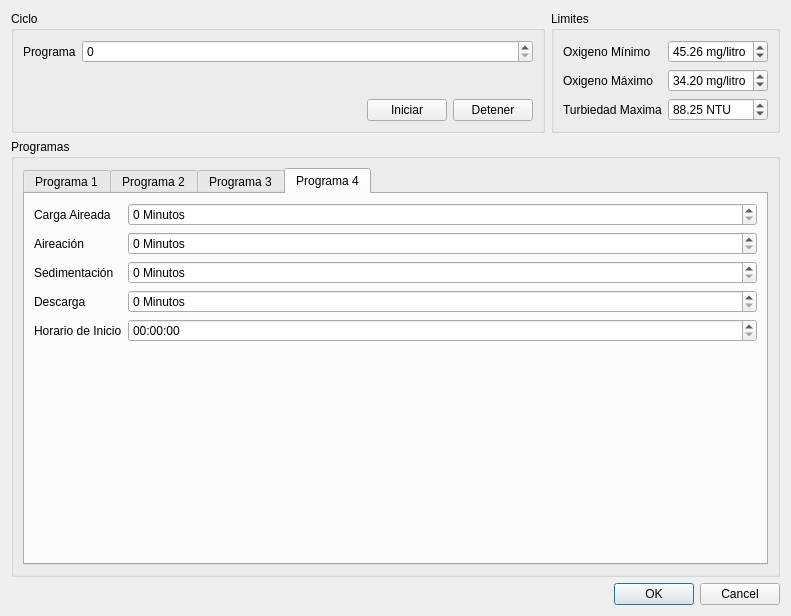
<?xml version="1.0" encoding="UTF-8"?>
<ui version="4.0">
 <class>Dialog</class>
 <widget class="QDialog" name="Dialog">
  <property name="geometry">
   <rect>
    <x>0</x>
    <y>0</y>
    <width>791</width>
    <height>616</height>
   </rect>
  </property>
  <property name="windowTitle">
   <string>Dialog</string>
  </property>
  <layout class="QVBoxLayout" name="verticalLayout_2">
   <item>
    <layout class="QHBoxLayout" name="horizontalLayout_2">
     <item>
      <widget class="QGroupBox" name="groupBox_6">
       <property name="title">
        <string>Ciclo</string>
       </property>
       <layout class="QVBoxLayout" name="verticalLayout">
        <item>
         <layout class="QFormLayout" name="formLayout_5">
          <property name="fieldGrowthPolicy">
           <enum>QFormLayout::AllNonFixedFieldsGrow</enum>
          </property>
          <item row="1" column="0">
           <widget class="QLabel" name="label_21">
            <property name="text">
             <string>Programa</string>
            </property>
           </widget>
          </item>
          <item row="1" column="1">
           <widget class="QSpinBox" name="spinBox_17"/>
          </item>
         </layout>
        </item>
        <item>
         <layout class="QHBoxLayout" name="horizontalLayout">
          <item>
           <spacer name="horizontalSpacer">
            <property name="orientation">
             <enum>Qt::Horizontal</enum>
            </property>
            <property name="sizeHint" stdset="0">
             <size>
              <width>40</width>
              <height>20</height>
             </size>
            </property>
           </spacer>
          </item>
          <item>
           <widget class="QPushButton" name="pushButton">
            <property name="text">
             <string>Iniciar</string>
            </property>
           </widget>
          </item>
          <item>
           <widget class="QPushButton" name="pushButton_2">
            <property name="text">
             <string>Detener</string>
            </property>
           </widget>
          </item>
         </layout>
        </item>
       </layout>
      </widget>
     </item>
     <item>
      <widget class="QGroupBox" name="groupBox_7">
       <property name="title">
        <string>Limites</string>
       </property>
       <layout class="QFormLayout" name="formLayout_6">
        <property name="fieldGrowthPolicy">
         <enum>QFormLayout::AllNonFixedFieldsGrow</enum>
        </property>
        <item row="1" column="0">
         <widget class="QLabel" name="label_22">
          <property name="text">
           <string>Oxigeno Mínimo</string>
          </property>
         </widget>
        </item>
        <item row="1" column="1">
         <widget class="QDoubleSpinBox" name="doubleSpinBox">
          <property name="suffix">
           <string> mg/litro</string>
          </property>
          <property name="value">
           <double>45.259999999999998</double>
          </property>
         </widget>
        </item>
        <item row="2" column="0">
         <widget class="QLabel" name="label_23">
          <property name="text">
           <string>Oxigeno Máximo</string>
          </property>
         </widget>
        </item>
        <item row="2" column="1">
         <widget class="QDoubleSpinBox" name="doubleSpinBox_2">
          <property name="suffix">
           <string> mg/litro</string>
          </property>
          <property name="value">
           <double>34.200000000000003</double>
          </property>
         </widget>
        </item>
        <item row="3" column="0">
         <widget class="QLabel" name="label_24">
          <property name="text">
           <string>Turbiedad Maxima</string>
          </property>
         </widget>
        </item>
        <item row="3" column="1">
         <widget class="QDoubleSpinBox" name="doubleSpinBox_3">
          <property name="suffix">
           <string> NTU</string>
          </property>
          <property name="value">
           <double>88.250000000000000</double>
          </property>
         </widget>
        </item>
       </layout>
      </widget>
     </item>
    </layout>
   </item>
   <item>
    <widget class="QGroupBox" name="groupBox">
     <property name="title">
      <string>Programas</string>
     </property>
     <layout class="QGridLayout" name="gridLayout">
      <item row="0" column="1">
       <widget class="QTabWidget" name="tabWidget">
        <property name="currentIndex">
         <number>3</number>
        </property>
        <widget class="QWidget" name="tab_1">
         <attribute name="title">
          <string>Programa 1</string>
         </attribute>
         <layout class="QVBoxLayout" name="verticalLayout_3">
          <item>
           <layout class="QFormLayout" name="formLayout_7">
            <item row="0" column="0">
             <widget class="QLabel" name="label">
              <property name="text">
               <string>Carga Aireada</string>
              </property>
             </widget>
            </item>
            <item row="0" column="1">
             <widget class="QSpinBox" name="spinBox">
              <property name="suffix">
               <string> Minutos</string>
              </property>
             </widget>
            </item>
            <item row="1" column="0">
             <widget class="QLabel" name="label_2">
              <property name="text">
               <string>Aireación</string>
              </property>
             </widget>
            </item>
            <item row="1" column="1">
             <widget class="QSpinBox" name="spinBox_2">
              <property name="suffix">
               <string> Minutos</string>
              </property>
             </widget>
            </item>
            <item row="2" column="0">
             <widget class="QLabel" name="label_3">
              <property name="text">
               <string>Sedimentación</string>
              </property>
             </widget>
            </item>
            <item row="2" column="1">
             <widget class="QSpinBox" name="spinBox_3">
              <property name="suffix">
               <string> Minutos</string>
              </property>
             </widget>
            </item>
            <item row="3" column="0">
             <widget class="QLabel" name="label_4">
              <property name="text">
               <string>Descarga</string>
              </property>
             </widget>
            </item>
            <item row="3" column="1">
             <widget class="QSpinBox" name="spinBox_4">
              <property name="suffix">
               <string> Minutos</string>
              </property>
             </widget>
            </item>
            <item row="4" column="0">
             <widget class="QLabel" name="label_5">
              <property name="text">
               <string>Horario de Inicio</string>
              </property>
             </widget>
            </item>
            <item row="4" column="1">
             <widget class="QTimeEdit" name="timeEdit"/>
            </item>
           </layout>
          </item>
         </layout>
        </widget>
        <widget class="QWidget" name="tab_2">
         <attribute name="title">
          <string>Programa 2</string>
         </attribute>
         <layout class="QVBoxLayout" name="verticalLayout_4">
          <item>
           <layout class="QFormLayout" name="formLayout">
            <item row="0" column="0">
             <widget class="QLabel" name="label_6">
              <property name="text">
               <string>Carga Aireada</string>
              </property>
             </widget>
            </item>
            <item row="0" column="1">
             <widget class="QSpinBox" name="spinBox_5">
              <property name="suffix">
               <string> Minutos</string>
              </property>
             </widget>
            </item>
            <item row="1" column="0">
             <widget class="QLabel" name="label_7">
              <property name="text">
               <string>Aireación</string>
              </property>
             </widget>
            </item>
            <item row="1" column="1">
             <widget class="QSpinBox" name="spinBox_6">
              <property name="suffix">
               <string> Minutos</string>
              </property>
             </widget>
            </item>
            <item row="2" column="0">
             <widget class="QLabel" name="label_8">
              <property name="text">
               <string>Sedimentación</string>
              </property>
             </widget>
            </item>
            <item row="2" column="1">
             <widget class="QSpinBox" name="spinBox_7">
              <property name="suffix">
               <string> Minutos</string>
              </property>
             </widget>
            </item>
            <item row="3" column="0">
             <widget class="QLabel" name="label_9">
              <property name="text">
               <string>Descarga</string>
              </property>
             </widget>
            </item>
            <item row="3" column="1">
             <widget class="QSpinBox" name="spinBox_8">
              <property name="suffix">
               <string> Minutos</string>
              </property>
             </widget>
            </item>
            <item row="4" column="0">
             <widget class="QLabel" name="label_10">
              <property name="text">
               <string>Horario de Inicio</string>
              </property>
             </widget>
            </item>
            <item row="4" column="1">
             <widget class="QTimeEdit" name="timeEdit_2"/>
            </item>
           </layout>
          </item>
         </layout>
        </widget>
        <widget class="QWidget" name="tab_3">
         <attribute name="title">
          <string>Programa 3</string>
         </attribute>
         <layout class="QVBoxLayout" name="verticalLayout_5">
          <item>
           <layout class="QFormLayout" name="formLayout_2">
            <item row="0" column="0">
             <widget class="QLabel" name="label_11">
              <property name="text">
               <string>Carga Aireada</string>
              </property>
             </widget>
            </item>
            <item row="0" column="1">
             <widget class="QSpinBox" name="spinBox_9">
              <property name="suffix">
               <string> Minutos</string>
              </property>
             </widget>
            </item>
            <item row="1" column="0">
             <widget class="QLabel" name="label_12">
              <property name="text">
               <string>Aireación</string>
              </property>
             </widget>
            </item>
            <item row="1" column="1">
             <widget class="QSpinBox" name="spinBox_10">
              <property name="suffix">
               <string> Minutos</string>
              </property>
             </widget>
            </item>
            <item row="2" column="0">
             <widget class="QLabel" name="label_13">
              <property name="text">
               <string>Sedimentación</string>
              </property>
             </widget>
            </item>
            <item row="2" column="1">
             <widget class="QSpinBox" name="spinBox_11">
              <property name="suffix">
               <string> Minutos</string>
              </property>
             </widget>
            </item>
            <item row="3" column="0">
             <widget class="QLabel" name="label_14">
              <property name="text">
               <string>Descarga</string>
              </property>
             </widget>
            </item>
            <item row="3" column="1">
             <widget class="QSpinBox" name="spinBox_12">
              <property name="suffix">
               <string> Minutos</string>
              </property>
             </widget>
            </item>
            <item row="4" column="0">
             <widget class="QLabel" name="label_15">
              <property name="text">
               <string>Horario de Inicio</string>
              </property>
             </widget>
            </item>
            <item row="4" column="1">
             <widget class="QTimeEdit" name="timeEdit_3"/>
            </item>
           </layout>
          </item>
         </layout>
        </widget>
        <widget class="QWidget" name="tab_5">
         <attribute name="title">
          <string>Programa 4</string>
         </attribute>
         <layout class="QVBoxLayout" name="verticalLayout_6">
          <item>
           <layout class="QFormLayout" name="formLayout_3">
            <property name="fieldGrowthPolicy">
             <enum>QFormLayout::AllNonFixedFieldsGrow</enum>
            </property>
            <item row="0" column="0">
             <widget class="QLabel" name="label_18">
              <property name="text">
               <string>Carga Aireada</string>
              </property>
             </widget>
            </item>
            <item row="0" column="1">
             <widget class="QSpinBox" name="spinBox_13">
              <property name="suffix">
               <string> Minutos</string>
              </property>
             </widget>
            </item>
            <item row="1" column="0">
             <widget class="QLabel" name="label_19">
              <property name="text">
               <string>Aireación</string>
              </property>
             </widget>
            </item>
            <item row="1" column="1">
             <widget class="QSpinBox" name="spinBox_15">
              <property name="suffix">
               <string> Minutos</string>
              </property>
             </widget>
            </item>
            <item row="2" column="0">
             <widget class="QLabel" name="label_20">
              <property name="text">
               <string>Sedimentación</string>
              </property>
             </widget>
            </item>
            <item row="2" column="1">
             <widget class="QSpinBox" name="spinBox_16">
              <property name="suffix">
               <string> Minutos</string>
              </property>
             </widget>
            </item>
            <item row="3" column="0">
             <widget class="QLabel" name="label_17">
              <property name="text">
               <string>Descarga</string>
              </property>
             </widget>
            </item>
            <item row="3" column="1">
             <widget class="QSpinBox" name="spinBox_14">
              <property name="suffix">
               <string> Minutos</string>
              </property>
             </widget>
            </item>
            <item row="4" column="0">
             <widget class="QLabel" name="label_16">
              <property name="text">
               <string>Horario de Inicio</string>
              </property>
             </widget>
            </item>
            <item row="4" column="1">
             <widget class="QTimeEdit" name="timeEdit_4"/>
            </item>
           </layout>
          </item>
         </layout>
        </widget>
       </widget>
      </item>
     </layout>
    </widget>
   </item>
   <item>
    <widget class="QDialogButtonBox" name="buttonBox">
     <property name="orientation">
      <enum>Qt::Horizontal</enum>
     </property>
     <property name="standardButtons">
      <set>QDialogButtonBox::Cancel|QDialogButtonBox::Ok</set>
     </property>
    </widget>
   </item>
  </layout>
 </widget>
 <resources/>
 <connections>
  <connection>
   <sender>buttonBox</sender>
   <signal>accepted()</signal>
   <receiver>Dialog</receiver>
   <slot>accept()</slot>
   <hints>
    <hint type="sourcelabel">
     <x>248</x>
     <y>254</y>
    </hint>
    <hint type="destinationlabel">
     <x>157</x>
     <y>274</y>
    </hint>
   </hints>
  </connection>
  <connection>
   <sender>buttonBox</sender>
   <signal>rejected()</signal>
   <receiver>Dialog</receiver>
   <slot>reject()</slot>
   <hints>
    <hint type="sourcelabel">
     <x>316</x>
     <y>260</y>
    </hint>
    <hint type="destinationlabel">
     <x>286</x>
     <y>274</y>
    </hint>
   </hints>
  </connection>
 </connections>
</ui>
